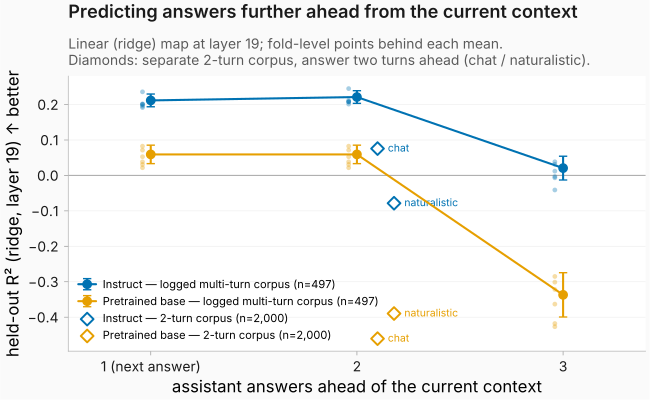

Write Python code to recreate this figure.
#!/usr/bin/env python
"""Look-ahead figure: held-out R² of the linear context→answer map when the
target is the assistant answer 1, 2, or 3 assistant turns ahead of the
current context.

Two data sources, both ridge at layer 19:
- D5 first-state horizon read (#1092 dynamics store): first context of 497
  real logged multi-turn WildChat/LMSYS conversations → the logged answer
  1/2/3 assistant turns later. Fold-level points (grouped 6-fold CV) behind
  each mean. CAVEAT (prose, not on-figure): the pretrained t+1 and t+2
  entries are byte-identical in the store (same per-fold values) — same
  storage-defect class the turn-depth audit found on this store's
  answer-source axis; treat t+2 pretrained as unaudited.
- M-track 2-turn cells (#825, n=2,000/cell, Haiku-4.5-as-user 2-turn
  conversations): first context → assistant answer two turns ahead, chat and
  naturalistic renders, both models. Single committed point estimates.

Values are read from the committed eval JSONs at run time (no hardcoding).
"""

from __future__ import annotations

import json
from pathlib import Path

import matplotlib.pyplot as plt

from explore_persona_space.analysis.paper_plots import (
    add_direction_arrow,
    paper_palette,
    savefig_paper,
    set_paper_style,
    set_title_subtitle,
)

HERE = Path(__file__).resolve().parent
REPO = HERE.parents[1]

D5_JSON = REPO / "eval_results/issue_1092/p7/dynamics_D0_D5.json"
M_CELLS = {
    ("instruct", "chat"): "cells_M_instruct_assistant_chat.json",
    ("instruct", "naturalistic"): "cells_M_instruct_assistant_naturalistic.json",
    ("pretrained", "chat"): "cells_M_pretrained_assistant_chat.json",
    ("pretrained", "naturalistic"): "cells_M_pretrained_assistant_naturalistic.json",
}
D5_CELLS = {"instruct": "cell_inst_claude", "pretrained": "cell_pre_claude"}
LAYER = 19
HORIZONS = [1, 2, 3]

MODEL_LABELS = {"instruct": "Instruct", "pretrained": "Pretrained base"}


def load_d5() -> dict[str, dict[int, dict]]:
    blob = json.loads(D5_JSON.read_text())
    out: dict[str, dict[int, dict]] = {}
    for model, cell in D5_CELLS.items():
        combo = next(
            c for c in blob["combos"] if c["cell"] == cell and str(c["layer"]) == str(LAYER)
        )
        horizon = combo["dynamics"]["D5_first_state_horizon"]["context_k"]["0"]
        out[model] = {
            h: {
                "r2": horizon[f"answer_k_t{h}"]["fit"]["r2"],
                "folds": horizon[f"answer_k_t{h}"]["fit"]["r2_folds"],
            }
            for h in HORIZONS
        }
    return out


def load_m_track() -> dict[tuple[str, str], float]:
    return {
        key: json.loads((HERE.parent.parent / "eval_results/issue_825" / fname).read_text())[
            "r2_per_layer_obs"
        ][LAYER]
        for key, fname in M_CELLS.items()
    }


def main() -> None:
    d5 = load_d5()
    m_track = load_m_track()

    set_paper_style("blog")
    fig, ax = plt.subplots()

    colors = dict(zip(["instruct", "pretrained"], paper_palette(2)))
    ax.axhline(0.0, color="#B0B0B0", linewidth=0.8, zorder=1)

    for model in ["instruct", "pretrained"]:
        c = colors[model]
        means = [d5[model][h]["r2"] for h in HORIZONS]
        folds = [d5[model][h]["folds"] for h in HORIZONS]
        sds = [
            (sum((f - m) ** 2 for f in fs) / (len(fs) - 1)) ** 0.5 for fs, m in zip(folds, means)
        ]
        for h, fs in zip(HORIZONS, folds):
            ax.scatter([h - 0.04] * len(fs), fs, s=12, color=c, alpha=0.35, zorder=2, linewidths=0)
        ax.errorbar(
            HORIZONS,
            means,
            yerr=sds,
            color=c,
            marker="o",
            markersize=6,
            capsize=3,
            markeredgewidth=1.0,
            zorder=3,
            label=f"{MODEL_LABELS[model]} — logged multi-turn corpus (n=497)",
        )

    seen_model_labels: set[str] = set()
    for (model, render), r2 in m_track.items():
        c = colors[model]
        x = 2.10 if render == "chat" else 2.18
        label = None
        if model not in seen_model_labels:
            label = f"{MODEL_LABELS[model]} — 2-turn corpus (n=2,000)"
            seen_model_labels.add(model)
        ax.scatter(
            [x],
            [r2],
            marker="D",
            s=42,
            facecolors="none",
            edgecolors=c,
            linewidths=1.4,
            zorder=4,
            label=label,
        )
        ax.text(x + 0.05, r2, render, fontsize=7.5, va="center", color=c)

    ax.set_xticks(HORIZONS)
    ax.set_xticklabels(["1 (next answer)", "2", "3"])
    ax.set_xlabel("assistant answers ahead of the current context")
    ax.set_ylabel("held-out R² (ridge, layer 19)")
    add_direction_arrow(ax, "y", "up")
    ax.set_xlim(0.6, 3.4)

    handles, labels = ax.get_legend_handles_labels()
    order = sorted(
        range(len(labels)), key=lambda i: ("2-turn" in labels[i], "Pretrained" in labels[i])
    )
    ax.legend(
        [handles[i] for i in order],
        [labels[i] for i in order],
        loc="lower left",
        fontsize=8,
    )
    set_title_subtitle(
        ax,
        "Predicting answers further ahead from the current context",
        "Linear (ridge) map at layer 19; fold-level points behind each mean.\n"
        "Diamonds: separate 2-turn corpus, answer two turns ahead (chat / naturalistic).",
    )
    # set_title_subtitle's pad assumes a one-line subtitle; make room for two.
    import matplotlib as mpl

    ax.set_title(
        ax.get_title(loc="left"),
        loc="left",
        pad=42,
        color="#1A1A1A",
        fontweight=mpl.rcParams.get("axes.titleweight", "semibold"),
        fontsize=mpl.rcParams.get("axes.titlesize", 13),
    )

    savefig_paper(fig, "issue_825/context_lookahead_r2", dir=str(REPO / "figures"))
    plt.close(fig)


if __name__ == "__main__":
    main()
